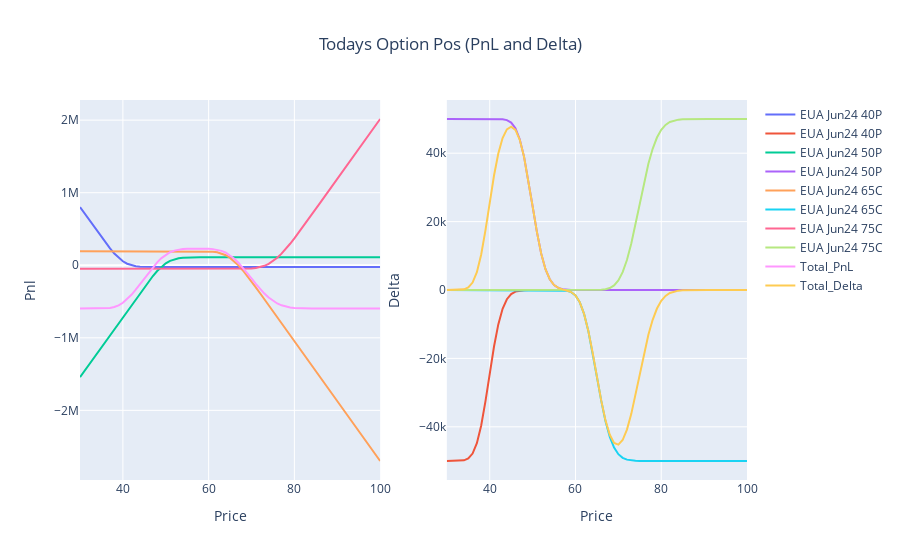

Notebook source saved alongside this figure:
### Markdown cell above
## Mid June

### Code cell
pnl_delta_plot(june_expiry)
